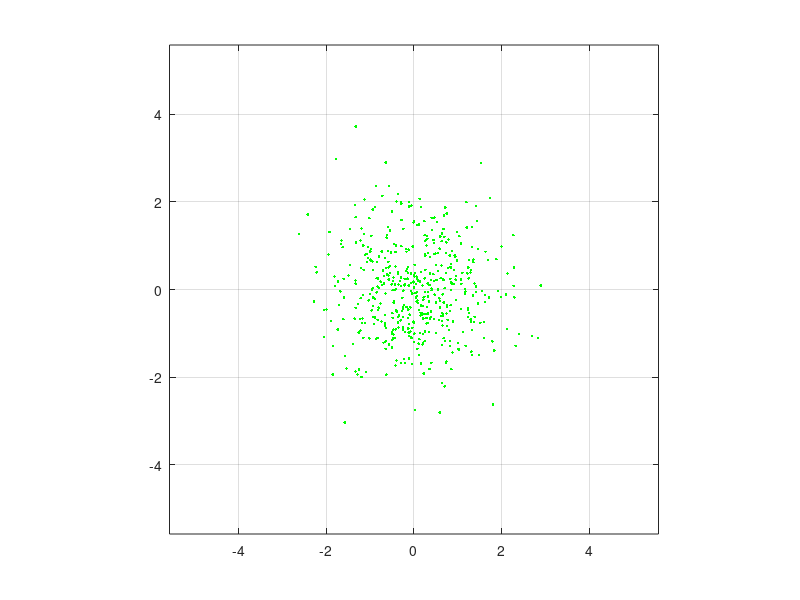

Reproduce this figure in MATLAB. (Note: this script raises an error after producing the figure.)
close all
dtr = pi/180;

n = 500
x = [randn(n,1) randn(n,1)];

mx = 1.5*max(max(x));
plot(x(:,1),x(:,2),'g.'),xlim([-mx mx]),ylim([-mx mx])
axis('square'),grid
hold on


me=mean(x)
sig=std(x)
xe=x-ones(n,1)*me;

raderr=sqrt(sum(sum(xe.*xe))/n)
drawellipse(raderr,raderr,0,me(1),me(2),'r-.');

P=cov(xe)
[evec,ev]=eig(P);
semimaj=sqrt(ev(1,1)), evec(:,1)'
semimin=sqrt(ev(2,2)), evec(:,2)'
th=atan2(evec(2,1),evec(1,1));
thd=th/dtr
C=drawellipse(semimaj,semimin,th,me(1),me(2),'k');
